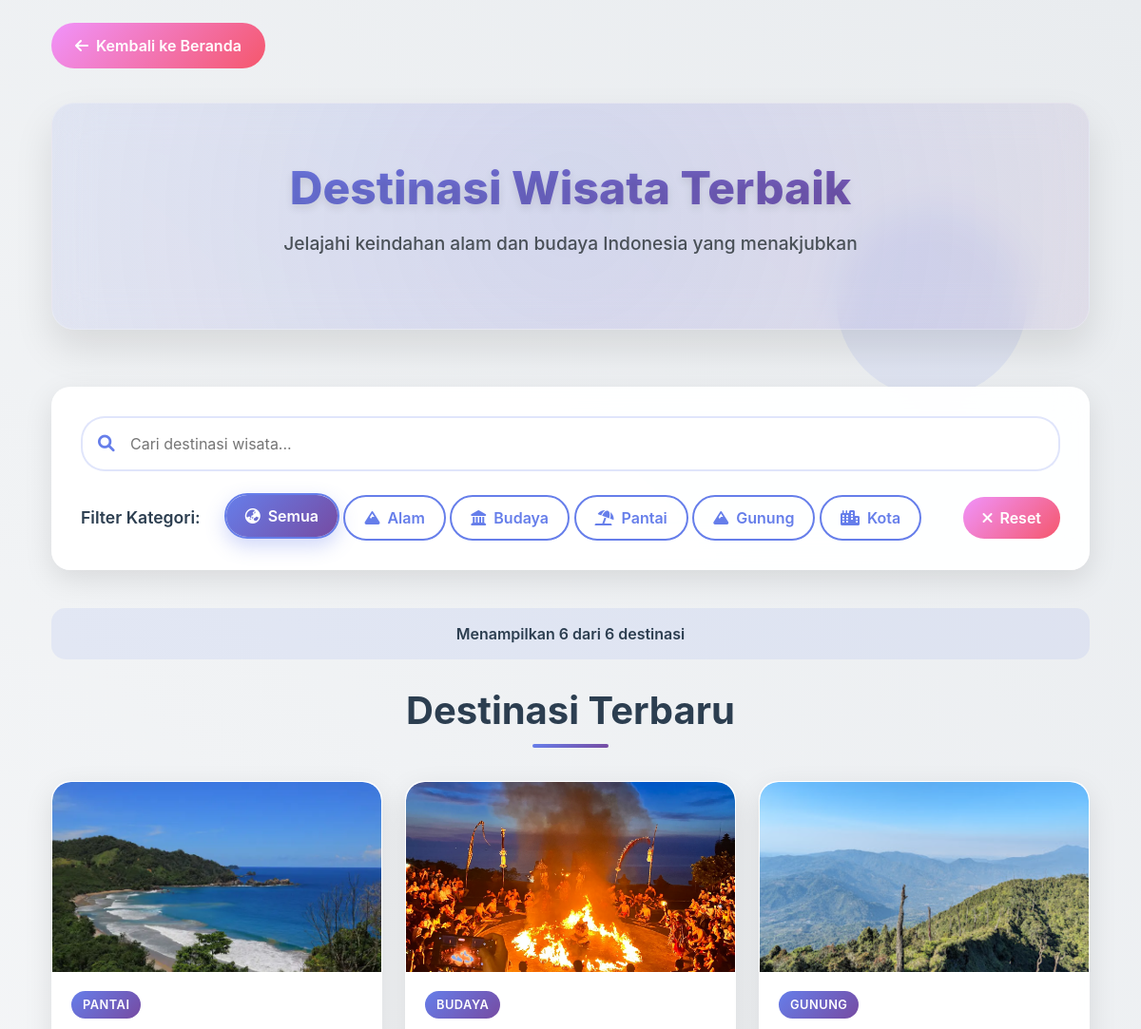
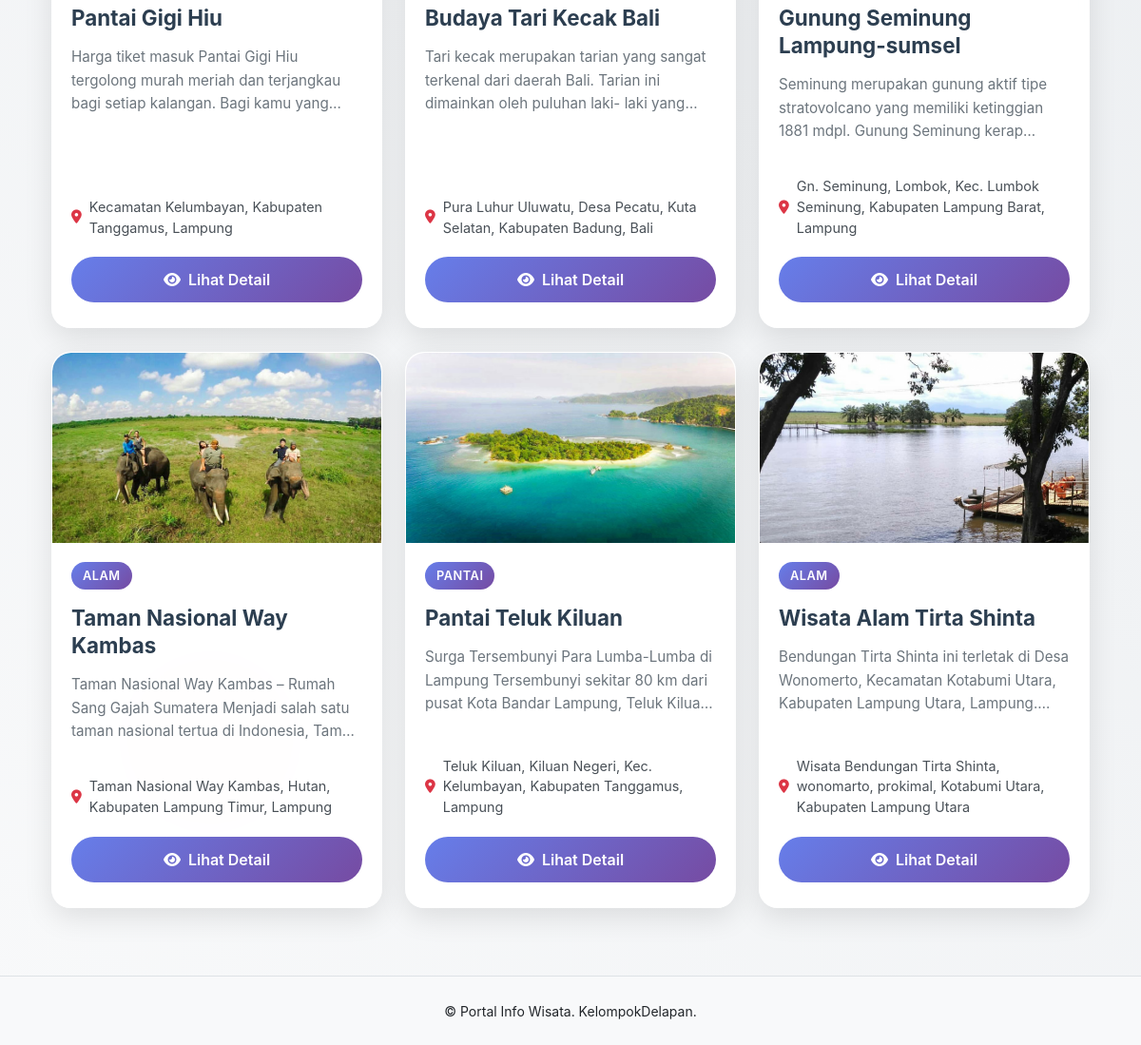
Page /destinasi/ on the committed database (2 pictures, top to bottom).
### wisata/models.py (models this page shows, shortened)
class DestinasiWisata(models.Model):
    nama = models.CharField(max_length=100)
    lokasi = models.CharField(max_length=255)
    kategori = models.ForeignKey(KategoriDestinasi, on_delete=models.CASCADE)
    deskripsi = models.TextField()
    harga_tiket = models.CharField(max_length=50, default="Gratis")
    jam_buka = models.TimeField(null=True, blank=True)
    jam_tutup = models.TimeField(null=True, blank=True)
    tanggal_dibuat = models.DateTimeField(auto_now_add=True)
    tanggal_diperbarui = models.DateTimeField(auto_now=True)

class GambarDestinasi(models.Model):  # Inheritance
    destinasi = models.ForeignKey(  # Relasi ke DestinasiWisata
        DestinasiWisata,
        on_delete=models.CASCADE,
        related_name='gambar'
    )
    gambar = models.ImageField(  # Field khusus untuk upload gambar
        upload_to='gambar_destinasi/',
        verbose_name=_("Gambar")
    )
    keterangan = models.CharField(
        max_length=255,
        blank=True,
        verbose_name=_("Keterangan")
    )
    class Meta:
        verbose_name = _("Gambar Destinasi")
        verbose_name_plural = _("Gambar Destinasi")

class KategoriDestinasi(models.Model):  #  Inheritance: Mewarisi dari models.Model
    nama = models.CharField(max_length=100, verbose_name=_("Nama Kategori"))  #  Enkapsulasi
    deskripsi = models.TextField(blank=True, null=True,
                                 verbose_name=_("Deskripsi"))
    class Meta:
        verbose_name = _("Kategori Destinasi")
        verbose_name_plural = _("Kategori Destinasi")
    def __str__(self):  # 🌀 Polimorfisme: __str__ bisa berbeda tiap model, walau nama fungsi sama
        return self.nama

### wisata/views.py (the view)
# urls.py: path('destinasi/', DaftarDestinasiView.as_view(), name='destinasi_wisata'),  # Enkapsulasi: logika tersembunyi di dalam class view
class DaftarDestinasiView(TemplateView):
    template_name = 'wisata/destinasi_wisata.html'
    def get_context_data(self, **kwargs):
        context = super().get_context_data(**kwargs)
        context['destinasi_terbaru'] = DestinasiWisata.objects.all().order_by('-id')
        return context

### wisata/templates/wisata/destinasi_wisata.html (shortened to what this page needs)
{% extends "layouts.html" %}
{% load static %}
{% block content %}
<div class="container">
    <a href="{% url 'home' %}" class="back-btn">
        <i class="fas fa-arrow-left"></i>Kembali ke Beranda
    </a>
    <div class="page-header">
        <h1>Destinasi Wisata Terbaik</h1>
        <p>Jelajahi keindahan alam dan budaya Indonesia yang menakjubkan</p>
    </div>
    <div class="search-filter-section">
        <div class="search-box">
            <input type="text" id="searchInput" class="search-input" placeholder="Cari destinasi wisata...">
            <i class="fas fa-search search-icon"></i>
        </div>
        <div class="filter-section">
            <span class="filter-label">Filter Kategori:</span>
            <div class="filter-buttons-container">
                <button class="filter-btn active" data-category="all">
                    <i class="fas fa-globe-asia me-2"></i>Semua
                </button>
                <button class="filter-btn" data-category="alam">
                    <i class="fas fa-mountain me-2"></i>Alam
                </button>
                <button class="filter-btn" data-category="budaya">
                    <i class="fas fa-landmark me-2"></i>Budaya
                </button>
                <button class="filter-btn" data-category="pantai">
                    <i class="fas fa-umbrella-beach me-2"></i>Pantai
                </button>
                <button class="filter-btn" data-category="gunung">
                    <i class="fas fa-mountain me-2"></i>Gunung
                </button>
                <button class="filter-btn" data-category="kota">
                    <i class="fas fa-city me-2"></i>Kota
                </button>
            </div>
            <button class="clear-filters" id="clearFilters">
                <i class="fas fa-times me-2"></i>Reset
            </button>
        </div>
    </div>
    <div class="results-counter" id="resultsCounter">
        Menampilkan <span id="visibleCount">0</span> dari <span id="totalCount">0</span> destinasi
    </div>
    <h3 class="section-title">Destinasi Terbaru</h3>
    <div class="row equal-height" id="destinasiContainer">
        {% for destinasi in destinasi_terbaru %}
            <div class="col-lg-4 col-md-6 mb-4 destinasi-item"
                 data-name="{{ destinasi.nama|lower }}"
                 data-location="{{ destinasi.lokasi|lower }}"
                 data-description="{{ destinasi.deskripsi|lower }}"
                 data-category="{{ destinasi.kategori|lower|default:'alam' }}">
                <div class="modern-card h-100">
                    {% with gambar=destinasi.gambar.first %}
                        {% if gambar %}
                            <img src="{{ gambar.gambar.url }}" alt="{{ destinasi.nama }}">
                        {% else %}
                            <img src="https://images.unsplash.com/photo-1506905925346-21bda4d32df4?ixlib=rb-4.0.3&auto=format&fit=crop&w=500&q=80" alt="Destinasi Wisata">
                        {% endif %}
                    {% endwith %}
                    <div class="card-content">
                        <div class="card-top-section">
                            <div class="card-category">{{ destinasi.kategori|default:"Alam" }}</div>
                            <h5 class="card-title">{{ destinasi.nama }}</h5>
                            <p class="card-description">{{ destinasi.deskripsi|truncatewords:20 }}</p>
                        </div>
                        <div class="card-bottom-section">
                            <div class="card-location">
                                <i class="fas fa-map-marker-alt"></i>
                                <span>{{ destinasi.lokasi }}</span>
                            </div>
                        <a href="{% url 'detail_destinasi' destinasi.pk %}" class="modern-btn">
                                <i class="fas fa-eye me-2"></i>Lihat Detail
                            </a>
                        </div>
                    </div>
                </div>
            </div>
        {% endfor %}
    </div>
</div>
{% endblock %}

### wisata/templates/layouts.html (shortened to what this page needs)
<!DOCTYPE html>
<html lang="id">
<head>
    <link href="https://cdn.jsdelivr.net/npm/bootstrap@5.3.0/dist/css/bootstrap.min.css" rel="stylesheet">
    <link rel="stylesheet" href="https://cdnjs.cloudflare.com/ajax/libs/font-awesome/6.0.0-beta3/css/all.min.css">
</head>
<body>
    <div class="wrapper">
        <main class="container mt-4">
            {% block content %}{% endblock %}
        </main>
        <footer class="bg-light text-center border-top mt-5">
            <div class="container footer-content py-4">
                <small>&copy; {{ now|date:"Y" }} Portal Info Wisata. KelompokDelapan.</small>
            </div>
        </footer>
    </div>
</body>
</html>

### wisata/templates/layouts.html (style rules this page uses)
html, body { height: 100%; }
.wrapper { min-height: 100vh; display: flex; flex-direction: column; }
main { flex: 1; }
footer { margin-top: auto; }

### rows in the picture
DestinasiWisata: gambar.first.gambar (picture), kategori "PANTAI", nama "Pantai Gigi Hiu", deskripsi "Harga tiket masuk Pantai Gigi Hiu tergolong murah meriah dan terjangkau bagi setiap kalangan. Bagi kamu…", lokasi "Kecamatan Kelumbayan, Kabupaten Tanggamus, Lampung"
DestinasiWisata: gambar.first.gambar (picture), kategori "BUDAYA", nama "Budaya Tari Kecak Bali", deskripsi "Tari kecak merupakan tarian yang sangat terkenal dari daerah Bali. Tarian ini dimainkan oleh puluhan laki- laki…", lokasi "Pura Luhur Uluwatu, Desa Pecatu, Kuta Selatan, Kabupaten Badung, Bali"
DestinasiWisata: gambar.first.gambar (picture), kategori "GUNUNG", nama "Gunung Seminung Lampung-sumsel", deskripsi "Seminung merupakan gunung aktif tipe stratovolcano yang memiliki ketinggian 1881 mdpl. Gunung Seminung…", lokasi "Gn. Seminung, Lombok, Kec. Lumbok Seminung, Kabupaten Lampung Barat, Lampung"
DestinasiWisata: gambar.first.gambar (picture), kategori "ALAM", nama "Taman Nasional Way Kambas", deskripsi "Taman Nasional Way Kambas – Rumah Sang Gajah Sumatera Menjadi salah satu taman nasional tertua di Indonesia,…", lokasi "Taman Nasional Way Kambas, Hutan, Kabupaten Lampung Timur, Lampung"
DestinasiWisata: gambar.first.gambar (picture), kategori "PANTAI", nama "Pantai Teluk Kiluan", deskripsi "Surga Tersembunyi Para Lumba-Lumba di Lampung Tersembunyi sekitar 80 km dari pusat Kota Bandar Lampung, Teluk…", lokasi "Teluk Kiluan, Kiluan Negeri, Kec. Kelumbayan, Kabupaten Tanggamus, Lampung"
DestinasiWisata: gambar.first.gambar (picture), kategori "ALAM", nama "Wisata Alam Tirta Shinta", deskripsi "Bendungan Tirta Shinta ini terletak di Desa Wonomerto, Kecamatan Kotabumi Utara, Kabupaten Lampung Utara,…", lokasi "Wisata Bendungan Tirta Shinta, wonomarto, prokimal, Kotabumi Utara, Kabupaten Lampung Utara"
